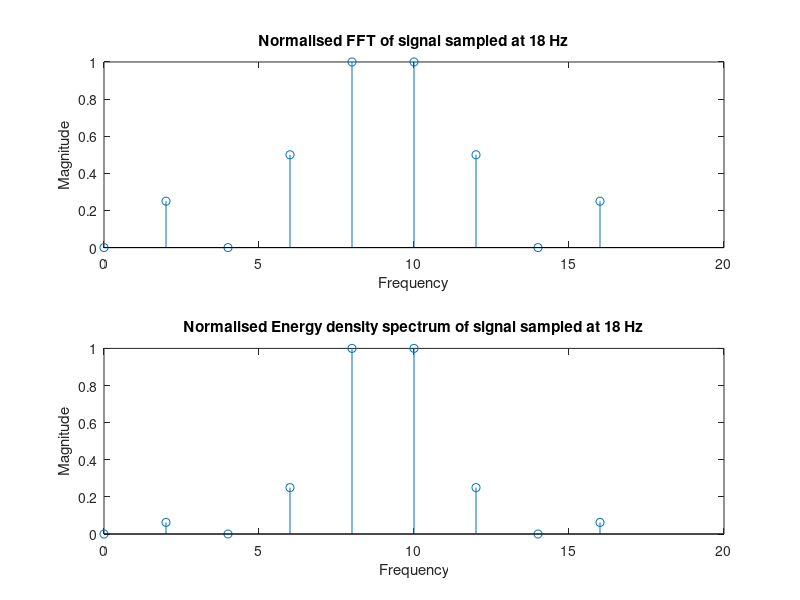

This figure's MATLAB source:
a = 2;
pi=3.14159;
t=[0:1/(9*a):(1/a)-(1/(9*a))];
f1= a*cos(2*pi*5*a*t);
f2=(a/2)*cos(2*pi*6*a*t);
f3=(a/4)*cos(2*pi*10*a*t);
f4=f1+f2+f3;


Fs=18
y=fft(f4)
f=Fs*(0:8)/9
z=abs(y)/9
energy=y.^2/(4.5*Fs)
figure;
subplot(2,1,1)
stem(f,z)
title('Normalised FFT of signal sampled at 18 Hz')
xlabel('Frequency')
ylabel('Magnitude')
subplot(2,1,2)
stem(f,energy)
title('Normalised Energy density spectrum of signal sampled at 18 Hz')
xlabel('Frequency')
ylabel('Magnitude')

